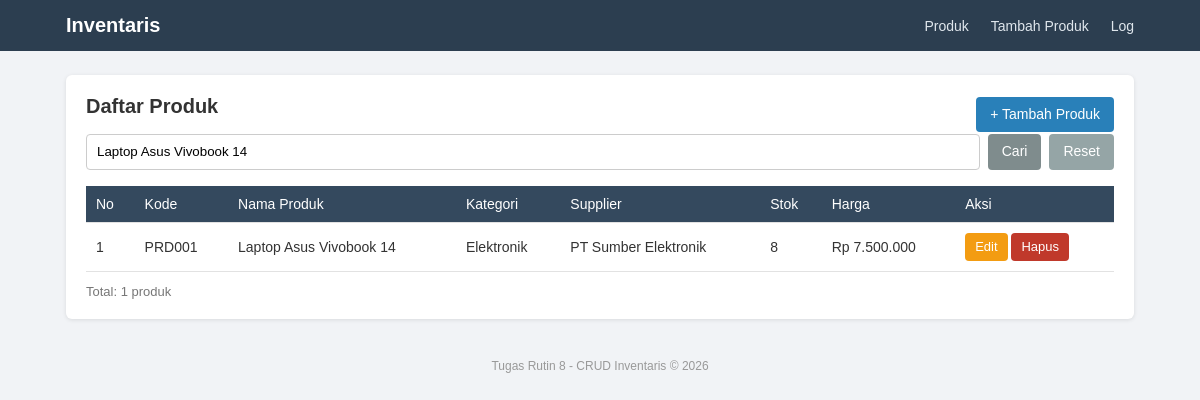
The app's page /index.php?cari=Laptop Asus Vivobook 14 with its own data.
### tables this page shows
CREATE TABLE produk (
    id_produk INT AUTO_INCREMENT PRIMARY KEY,
    kode_produk VARCHAR(20) NOT NULL UNIQUE,
    nama_produk VARCHAR(100) NOT NULL,
    id_kategori INT NOT NULL,
    id_supplier INT NOT NULL,
    stok INT NOT NULL DEFAULT 0,
    harga DECIMAL(12,2) NOT NULL DEFAULT 0,
    created_at TIMESTAMP DEFAULT CURRENT_TIMESTAMP,
    CONSTRAINT fk_produk_kategori FOREIGN KEY (id_kategori)
        REFERENCES kategori(id_kategori) ON UPDATE CASCADE ON DELETE RESTRICT,
    CONSTRAINT fk_produk_supplier FOREIGN KEY (id_supplier)
        REFERENCES supplier(id_supplier) ON UPDATE CASCADE ON DELETE RESTRICT
);

CREATE TABLE kategori (
    id_kategori INT AUTO_INCREMENT PRIMARY KEY,
    nama_kategori VARCHAR(50) NOT NULL UNIQUE,
    deskripsi VARCHAR(255)
);

CREATE TABLE supplier (
    id_supplier INT AUTO_INCREMENT PRIMARY KEY,
    nama_supplier VARCHAR(100) NOT NULL,
    no_telp VARCHAR(20),
    alamat VARCHAR(255)
);

### includes/functions.php (called while the page is built, shortened)
<?php
function rupiah($angka)
{
    return 'Rp ' . number_format($angka, 0, ',', '.');
}

### index.php (the view, shortened to what this page needs)
<?php
require_once 'includes/functions.php';
$db = Database::getInstance()->getConnection();
$cari = isset($_GET['cari']) ? trim($_GET['cari']) : '';
$perHalaman = 5;
$halaman = isset($_GET['hal']) ? (int) $_GET['hal'] : 1;
$where = '';
$params = [];
if ($cari !== '') {
    $where = "WHERE p.nama_produk LIKE :cari1 OR p.kode_produk LIKE :cari2 OR k.nama_kategori LIKE :cari3";
    $params = [
        ':cari1' => "%$cari%",
        ':cari2' => "%$cari%",
        ':cari3' => "%$cari%",
    ];
}
$stmt = $db->prepare("SELECT COUNT(*) FROM produk p
                      JOIN kategori k ON p.id_kategori = k.id_kategori
                      $where");
$stmt->execute($params);
$totalData = (int) $stmt->fetchColumn();
$offset = ($halaman - 1) * $perHalaman;
$sql = "SELECT p.id_produk, p.kode_produk, p.nama_produk, p.stok, p.harga,
               k.nama_kategori, s.nama_supplier
        FROM produk p
        JOIN kategori k ON p.id_kategori = k.id_kategori
        JOIN supplier s ON p.id_supplier = s.id_supplier
        $where
        ORDER BY p.id_produk DESC
        LIMIT :limit OFFSET :offset";
$stmt = $db->prepare($sql);
foreach ($params as $key => $val) {
    $stmt->bindValue($key, $val);
}
$stmt->bindValue(':limit', $perHalaman, PDO::PARAM_INT);
$stmt->bindValue(':offset', $offset, PDO::PARAM_INT);
$stmt->execute();
$produk = $stmt->fetchAll();
require_once 'includes/header.php';
?>
<div class="card">
    <div class="card-header">
        <h2>Daftar Produk</h2>
        <a href="create.php" class="btn btn-primary">+ Tambah Produk</a>
    </div>
    <form method="GET" class="form-cari">
        <input type="text" name="cari" placeholder="Cari nama, kode, atau kategori..." value="<?= htmlspecialchars($cari) ?>">
        <button type="submit" class="btn">Cari</button>
        <?php if ($cari !== ''): ?>
            <a href="index.php" class="btn btn-secondary">Reset</a>
        <?php endif; ?>
    </form>
    <div class="tabel-wrap">
        <table>
            <thead>
                <tr>
                    <th>No</th>
                    <th>Kode</th>
                    <th>Nama Produk</th>
                    <th>Kategori</th>
                    <th>Supplier</th>
                    <th>Stok</th>
                    <th>Harga</th>
                    <th>Aksi</th>
                </tr>
            </thead>
            <tbody>
                <?php $no = $offset + 1; ?>
                <?php foreach ($produk as $row): ?>
                    <tr>
                        <td><?= $no++ ?></td>
                        <td><?= htmlspecialchars($row['kode_produk']) ?></td>
                        <td><?= htmlspecialchars($row['nama_produk']) ?></td>
                        <td><?= htmlspecialchars($row['nama_kategori']) ?></td>
                        <td><?= htmlspecialchars($row['nama_supplier']) ?></td>
                        <td><?= htmlspecialchars($row['stok']) ?></td>
                        <td><?= htmlspecialchars(rupiah($row['harga'])) ?></td>
                        <td class="aksi">
                            <a href="update.php?id=<?= (int) $row['id_produk'] ?>" class="btn btn-sm btn-warning">Edit</a>
                            <form action="delete.php" method="POST" onsubmit="return confirm('Yakin mau hapus produk ini?')">
                                <button type="submit" class="btn btn-sm btn-danger">Hapus</button>
                            </form>
                        </td>
                    </tr>
                <?php endforeach; ?>
            </tbody>
        </table>
    </div>
    <p class="info">Total: <?= $totalData ?> produk</p>
</div>
<?php require_once 'includes/footer.php'; ?>

### style.css (style rules this page uses)
* { margin: 0; padding: 0; box-sizing: border-box; }
body { font-family: Arial, Helvetica, sans-serif; background: #f1f3f6; color: #333; font-size: 14px; }
.card { background: #fff; border-radius: 6px; padding: 20px; box-shadow: 0 1px 4px rgba(0, 0, 0, 0.1); margin-bottom: 20px; }
.card h2 { font-size: 20px; margin-bottom: 16px; }
.card-header { display: flex; justify-content: space-between; align-items: center; flex-wrap: wrap; gap: 10px; }
.btn { display: inline-block; padding: 8px 14px; border: none; border-radius: 4px; background: #7f8c8d; color: #fff; text-decoration: none; cursor: pointer; font-size: 14px; font-family: inherit; line-height: 1.4; }
.btn-primary { background: #2980b9; }
.btn-secondary { background: #95a5a6; }
.btn-warning { background: #f39c12; }
.btn-danger { background: #c0392b; }
.btn-sm { padding: 5px 10px; font-size: 13px; }
.form-cari { display: flex; gap: 8px; margin-bottom: 16px; flex-wrap: wrap; }
.form-cari input { flex: 1; min-width: 180px; padding: 8px 10px; border: 1px solid #ccc; border-radius: 4px; }
.tabel-wrap { overflow-x: auto; }
table { width: 100%; border-collapse: collapse; }
th, td { padding: 10px; border-bottom: 1px solid #e2e2e2; text-align: left; }
th { background: #34495e; color: #fff; font-weight: normal; }
.aksi { white-space: nowrap; }
.aksi form { display: inline; }
.info { margin-top: 12px; color: #777; font-size: 13px; }

### records on screen
produk: kode_produk "PRD001", nama_produk "Laptop Asus Vivobook 14", id_kategori.nama_kategori "Elektronik", id_supplier.nama_supplier "PT Sumber Elektronik", stok "8", harga "Rp 7.500.000"

### other values on screen
$totalData "1"
